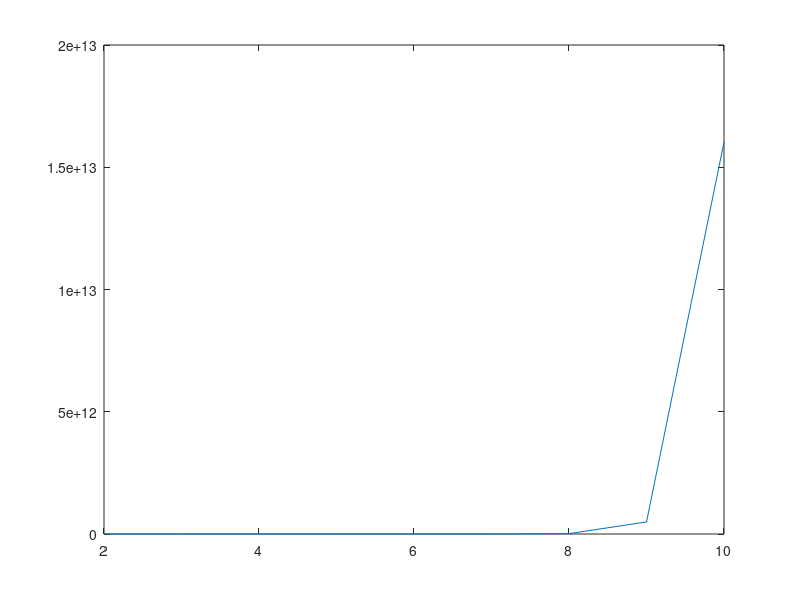

Write the MATLAB code that produced this figure.
determinantes = zeros(1,9);
enes = zeros(1,9);
condiciones = zeros(1,9);
for n=2:10
    hilber = zeros(n,n);
    for i=1:n
        for j=1:n
            hilber(i,j) = 1/(i+j-1);
        end
    end
    determinantes(n-1) = det(hilber);
    enes(n-1) = n;
    condiciones(n-1) = cond(hilber);
end

plot(enes,determinantes);
plot(enes,condiciones);